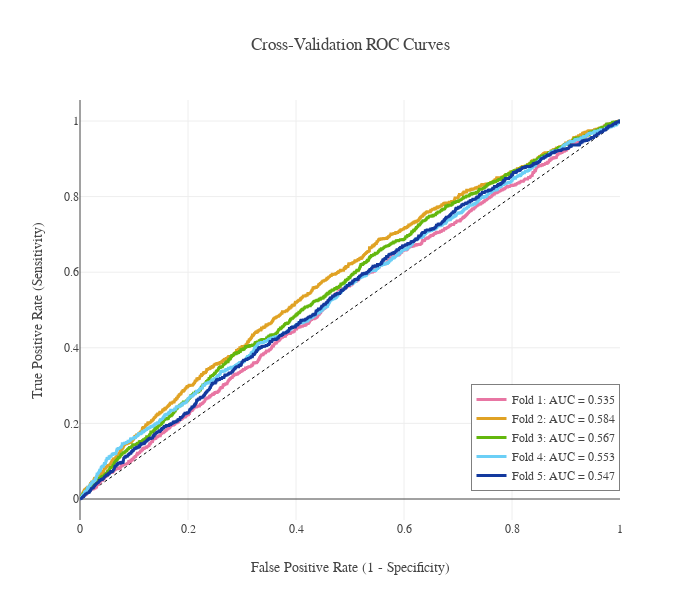

The cell this chart's notebook holds for it:
### Code cell
def plot_roc(y_val, y_prob):
    #colors=px.colors.qualitative.Prism
    fig = go.Figure(layout=plotly_template['layout'])
    fig.add_trace(go.Scatter(x=np.linspace(0,1,11), y=np.linspace(0,1,11), name='Random Chance', mode='lines', showlegend=False, line=dict(color="Black", width=1, dash="dot")))

    for i in range(len(y_val)):
        y=y_val[i]
        prob=y_prob[i]
        fpr, tpr, _ = roc_curve(y, prob)
        roc_auc = auc(fpr,tpr)
        fig.add_trace(go.Scatter(x=fpr, y=tpr, line=dict(color=color_palette['Cat5'][i], width=3),
                                 hovertemplate = 'True positive rate = %{y:.3f}<br>False positive rate = %{x:.3f}',
                                 name='Fold {}: AUC = {:.3f}'.format(i+1, roc_auc)))

    fig.update_layout(template=plotly_template, title="Cross-Validation ROC Curves",
                      hovermode="x unified", width=700, height=600,
                      xaxis_title='False Positive Rate (1 - Specificity)',
                      yaxis_title='True Positive Rate (Sensitivity)',
                      legend=dict(orientation='v', y=.07, x=1, xanchor="right",
                                  bordercolor="black", borderwidth=.5))
    fig.show()

plot_roc(y_valids, val_preds)

### Figure 1 — Plotly figure (JSON) as saved in the notebook; plotly's stock layout.template omitted (floating-point values rounded to 4 significant figures; data arrays with more than 128 entries replaced by an {"elided": "..."} marker saying what was removed)
{"data": [{"line": {"color": "Black", "dash": "dot", "width": 1}, "mode": "lines", "name": "Random Chance", "showlegend": false, "type": "scatter", "x": [0, 0.1, 0.2, 0.3, 0.4, 0.5, 0.6, 0.7, 0.8, 0.9, 1], "y": [0, 0.1, 0.2, 0.3, 0.4, 0.5, 0.6, 0.7, 0.8, 0.9, 1]}, {"hovertemplate": "True positive rate = %{y:.3f}<br>False positive rate = %{x:.3f}", "line": {"color": "#E876A3", "width": 3}, "name": "Fold 1: AUC = 0.535", "type": "scatter", "x": {"elided": "1841 float values"}, "y": {"elided": "1841 float values"}}, {"hovertemplate": "True positive rate = %{y:.3f}<br>False positive rate = %{x:.3f}", "line": {"color": "#E0A224", "width": 3}, "name": "Fold 2: AUC = 0.584", "type": "scatter", "x": {"elided": "1752 float values"}, "y": {"elided": "1752 float values"}}, {"hovertemplate": "True positive rate = %{y:.3f}<br>False positive rate = %{x:.3f}", "line": {"color": "#63B70D", "width": 3}, "name": "Fold 3: AUC = 0.567", "type": "scatter", "x": {"elided": "1787 float values"}, "y": {"elided": "1787 float values"}}, {"hovertemplate": "True positive rate = %{y:.3f}<br>False positive rate = %{x:.3f}", "line": {"color": "#6BCFF6", "width": 3}, "name": "Fold 4: AUC = 0.553", "type": "scatter", "x": {"elided": "1756 float values"}, "y": {"elided": "1756 float values"}}, {"hovertemplate": "True positive rate = %{y:.3f}<br>False positive rate = %{x:.3f}", "line": {"color": "#13399E", "width": 3}, "name": "Fold 5: AUC = 0.547", "type": "scatter", "x": {"elided": "1771 float values"}, "y": {"elided": "1771 float values"}}], "layout": {"font": {"family": "Franklin Gothic", "size": 12}, "height": 600, "hovermode": "x unified", "legend": {"bordercolor": "black", "borderwidth": 0.5, "orientation": "v", "x": 1, "xanchor": "right", "y": 0.07}, "title": {"text": "Cross-Validation ROC Curves"}, "width": 700, "xaxis": {"title": {"text": "False Positive Rate (1 - Specificity)"}}, "yaxis": {"title": {"text": "True Positive Rate (Sensitivity)"}}}}
